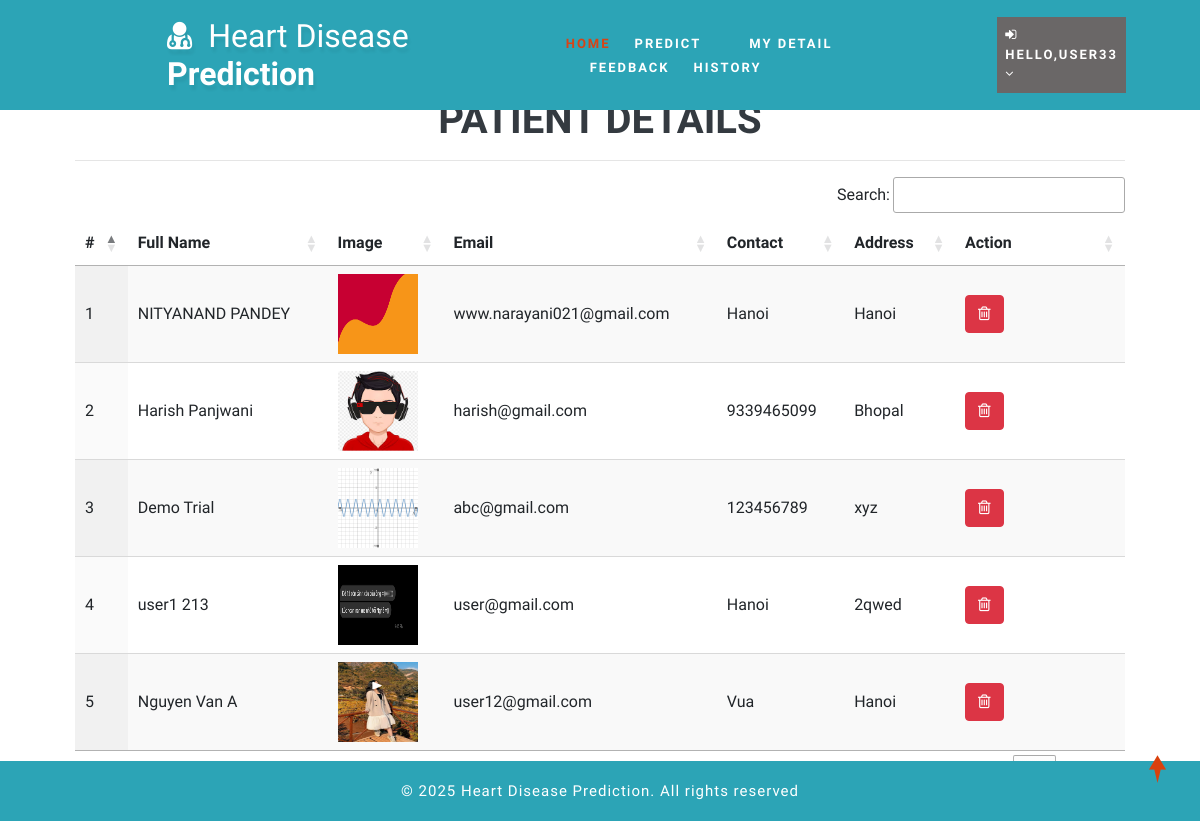
The page /view_patient (signed in) on the database its author committed.
### health/models.py (models this page shows, shortened)
class Patient(models.Model):
    user = models.ForeignKey(User, on_delete=models.CASCADE, null=True)
    contact = models.CharField(max_length=100, null=True)
    address = models.CharField(max_length=100, null=True)
    dob = models.DateField(null=True)
    image = models.FileField(null=True)

### health/views.py (the view)
# urls.py: path('view_patient', View_Patient,name="view_patient"),
@login_required(login_url="login")
def View_Patient(request):
    patient = Patient.objects.all()
    d = {'patient':patient}
    return render(request,'view_patient.html',d)

### health/templates/view_patient.html
{% extends 'index.html' %}
{% load static %}
{% block body %}
<div class="container-fluid" style="width:90%;margin-top:8%">
                    <div class="container-fluid">
                        <h1 align="center" class="w3ls-title text-uppercase text-dark font-weight-bold">Patient Details</h1>
                         </div><hr>
                                <table id="example" class="display" style="width:100%">
                                  <thead>
                                    <tr>
                                      <th>#</th>
                                      <th>Full Name</th>
                                      <th>Image</th>
                                      <th>Email</th>
                                      <th>Contact</th>
                                      <th>Address</th>
                                      <th>Action</th>
                                  </tr>
                              </thead>
                              <tbody>
                              {% for i in patient %}
                                <tr>
                                  <td>{{forloop.counter}}</td>
                                  <td>{{i.user.first_name}} {{i.user.last_name}}</td>
                                  <td>{% if i.image %}<img src="{{i.image.url}}" style="width:80px;height:80px">{% endif %}</td>
                                  <td>{{i.user.email}}</td>
                                  <td>{{i.contact}}</td>
                                  <td>{{i.address}}</td>
                                  <td style="width:150px">
                                      <a href="{% url 'delete_patient' i.id %}" ><button class="btn btn-danger" onclick="return confirm('Are you sure?')"><i class="fa fa-trash-o"></i></button></a></td>
                              </tr>
                              {% endfor %}
                          </tbody>
                      </table>
                  </div>
{% endblock %}

### health/templates/index.html (shortened to what this page needs)
<!DOCTYPE html>
{% load static %}
<html lang="zxx">
<head>
	<link rel="stylesheet" href="{% static 'css/bootstrap.css' %}">
	<link href="{% static 'css/css_slider.css' %}" type="text/css" rel="stylesheet" media="all">
	<link rel="stylesheet" href="{% static 'css/style.css' %}" type="text/css" media="all" />
	<link href="{% static 'css/font-awesome.min.css' %}" rel="stylesheet">
	<link rel='stylesheet' type='text/css' href="https://cdn.datatables.net/1.10.21/css/jquery.dataTables.min.css">
	<link rel='stylesheet' type='text/css' href="https://cdn.datatables.net/buttons/1.6.2/css/buttons.dataTables.min.css">
</head>
<body>
	<div id="home" style="margin-bottom:2%">
		<div class="main-top position-fixed" style="background:rgb(44, 164, 182); top: 0;">
			<div class="container-fluid">
				<div class="header d-md-flex justify-content-between align-items-center py-3">
					<div id="logo" style="margin-left:13%">
						<h1>
							<a href="index.html">
								<span class="fa fa-user-md mr-2"></span>
								<span class="logo-sp">Heart Disease</span> Prediction
							</a>
						</h1>
					</div>
					{% if request.user.is_staff %}
					<div class="nav_w3ls" style="margin-right:4%">
						<nav>
							<label for="drop1" class="toggle">Menu</label>
							<input type="checkbox" id="drop1" />
							<ul class="menu" style="padding:15px;width:100%">
								<li class="mx-lg-4 mx-md-3 my-md-0 my-2"><a href="{% url 'admin_home' %}" >Home</a></li>
								<li>
									<label for="drop-2" class="toggle toogle-2">
										<span class="fa fa-angle-down" aria-hidden="true"></span>
									</label>
									<a href="#"> Doctor <span class="fa fa-angle-down" aria-hidden="true"></span></a>
									<ul style="margin-top:2%;width:40%;margin-right:0%">
										<li style="width:100%;"><a href="/add_doctor" class="drop-text">Add Doctor</a></li>
										<li style="width:100%;"><a href="/view_doctor" class="drop-text">View Doctor</a></li>
									</ul>
								</li>
								<li class="mx-lg-4 mx-md-3 my-md-0 my-2"><a href="/view_patient">Patient</a></li>
								<li class="mx-lg-4 mx-md-3 my-md-0 my-2">
									<a href="/view_search_pat">Searched Data</a></li>
								<li><a href="/view_feedback">Feedback</a></li>
							</ul>
						</nav>
					</div>
					<div class="nav_w3ls" style="margin-right:3%">
						<nav>
							<label for="drop2" class="toggle">Menu</label>
							<input type="checkbox" id="drop2" />
							<ul class="menu">
								<li class="mx-lg-4 mx-md-3 my-md-0 my-2" style="background:red;padding:8px">
									<label for="drop-2" class="toggle toogle-2">
										<span class="fa fa-angle-down" aria-hidden="true"></span>
									</label>
									<a href="#"><i class="fa fa-user"></i> {{request.user.username}} <span class="fa fa-angle-down" aria-hidden="true"></span></a>
									<ul style="margin-top:10%;width:80%;margin-right:5%">
										<li style="width:100%;"><a href="{% url 'change_password' %}" class="drop-text">Password</a></li>
										<li style="width:100%;"><a href="{% url 'logout' %}" class="drop-text">Logout</a></li>
									</ul>
								</li>
							</ul>
						</nav>
					</div>
					{% elif request.user.patient_set.all.0 %}
					<div class="nav_w3ls" style="margin-left:5%;font-weight:bold">
						<nav>
							<ul class="menu" style="padding:15px;width:100%">
								<li><a href="{% url 'patient_home' %}" class="active">Home</a></li>
								<li class="mx-lg-4 mx-md-3 my-md-0 my-2"><a href="/add_heartdetail">Predict</a></li>
								<li class="mx-lg-4 mx-md-3 my-md-0 my-2"><a href="/profile_doctor">My Detail</a></li>
								<li class="mx-lg-4 mx-md-3 my-md-0 my-2"><a href="/sent_feedback">Feedback</a></li>
								<li><a href="/view_search_pat">History</a></li>
							</ul>
						</nav>
					</div>
					<div class="nav_w3ls" style="margin-right:3%">
						<nav>
							<ul class="menu">
								<li class="mx-lg-4 mx-md-3 my-md-0 my-2" style="background:#6a6767;padding:8px">
									<a href="#"><i class="fa fa-sign-in"></i> Hello,{{request.user.username}} <span class="fa fa-angle-down" aria-hidden="true"></span></a>
								</li>
							</ul>
						</nav>
					</div>
					{% endif %}
				</div>
			</div>
		</div>
		{% block body %}
		{% endblock %}
	</div>
	<div class="copy-w3pvt position-fixed" style="background:rgb(44, 164, 182);color:white;left: 0; right: 0;margin-bottom: 0;bottom: 0;">
		<div class="container py-3">
				<div class="w3ls_footer_grid1_left text-center">
					<p style="color:white">&copy; 2025 Heart Disease Prediction. All rights reserved</p>
				</div>
		</div>
	</div>
	<a href="#home" class="move-top text-center" style="color:white"></a>
</body>
</html>

### health/static/css/style.css (style rules this page uses)
body { padding: 0; margin: 0; background: #FFF; font-family: 'Quicksand', sans-serif; }
body a, body button { transition: 0.5s all; -webkit-transition: 0.5s all; -moz-transition: 0.5s all; -o-transition: 0.5s all; -ms-transition: 0.5s all; text-decoration: none; }
html { scroll-behavior: smooth; }
h1, h2, h3, h4, h5, h6 { margin: 0; padding: 0; font-family: 'Mukta', sans-serif; }
p { margin: 0; padding: 0; font-size: 15px; letter-spacing: 1px; line-height: 1.9; color: #999; font-family: 'Quicksand', sans-serif; }
ul, ol { margin: 0; padding: 0; }
a.move-top { width: 34px; height: 34px; background: url(../images/move-top.png) no-repeat; display: inline-block; position: fixed; bottom: 4%; right: 2%; z-index: 0; }
#home { position: relative; }
.main-top { position: absolute; z-index: 999; width: 100%; background: rgba(0, 0, 0, 0.4); }
nav { margin: 0; padding: 0; }
#logo a { float: left; display: initial; font-weight: 700; font-size: 32px; color: #fff; text-shadow: 2px 5px 3px rgba(0, 0, 0, 0.06); padding: 0; }
span.logo-sp { font-weight: 100; }
nav:after { content: ""; display: table; clear: both; }
nav ul { float: right; padding: 0; margin: 0; list-style: none; position: relative; }
nav ul li { margin: 0px; display: inline-block; float: left; }
nav a { padding: 0; color: #fff; font-size: 13px; letter-spacing: 2px; font-weight: 700; text-transform: uppercase; display: inline-block; transition: 0.5s all; -webkit-transition: 0.5s all; -moz-transition: 0.5s all; -o-transition: 0.5s all; -ms-transition: 0.5s all; }
.menu li a.active, .menu li a:hover { color: #2196f3; transition: 0.5s all; -webkit-transition: 0.5s all; -moz-transition: 0.5s all; -o-transition: 0.5s all; -ms-transition: 0.5s all; color: #d84315; }
li>a:only-child:after { content: ''; }
.w3ls_footer_grid1_left p { color: #484848; font-weight: 500; }

### rows shown on the page
Patient: user.first_name "NITYANAND", user.last_name "PANDEY", image (picture), user.email "www.narayani021@gmail.com", contact "Hanoi", address "Hanoi"
Patient: user.first_name "Harish", user.last_name "Panjwani", image (picture), user.email "harish@gmail.com", contact "9339465099", address "Bhopal"
Patient: user.first_name "Demo", user.last_name "Trial", image (picture), user.email "abc@gmail.com", contact "123456789", address "xyz"
Patient: user.first_name "user1", user.last_name "213", image (picture), user.email "user@gmail.com", contact "Hanoi", address "2qwed"
Patient: user.first_name "Nguyen", user.last_name "Van A", image (picture), user.email "user12@gmail.com", contact "Vua", address "Hanoi"

### other values the page prints
{{ request.user.username }} "USER33"
